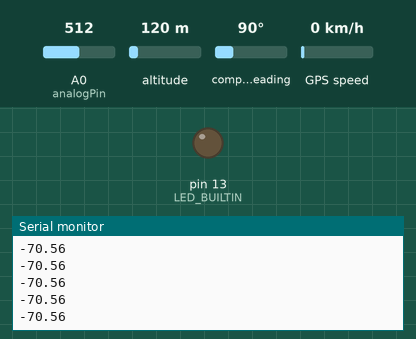
This sketch was run on a simulated Arduino Uno, built with avr-gcc and run on an emulated ATmega328P. On the bench: output pins drawn as LEDs (lit = HIGH), the last lines printed to the serial monitor. The inputs (shaded band) are chosen by the test bench; at power-on: A0 (analogPin) = 512, altitude 120 m, compass heading 90°, GPS speed 0 km/h. The GPS gets a fix after 3 s at 37.7749, -122.4194 with 8 satellites.

Above: at 1.2 s.
1.3 s: A0 (analogPin) set to 332
At 3.9 s:
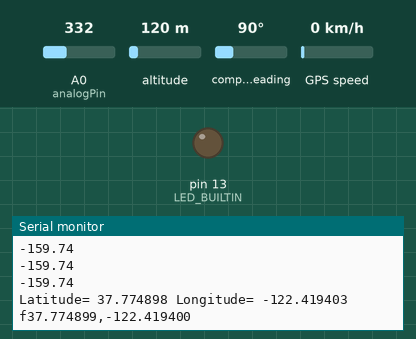
4.6 s: A0 (analogPin) set to 313
At 6.5 s:
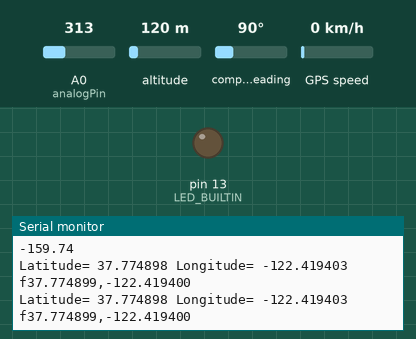
Timing chart, 0 to 8.0 s (numbered marks = the images above; inputs shaded):
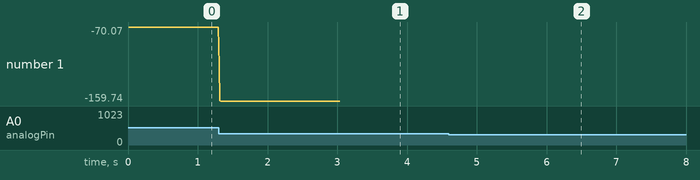

The sketch:

Arduino.ino
```cpp
#include <TinyGPS++.h>
#include <SoftwareSerial.h>

SoftwareSerial ArduinoUno(7,8); //Connection with ESP32

String out;
int analogPin = A0;
int readValue = 0;
float temperature = 0;
static const int RXPin = 3, TXPin = 4;
static const uint32_t GPSBaud = 9600;

// The TinyGPS++ object
TinyGPSPlus gps;

// The serial connection to the GPS device
SoftwareSerial ss(RXPin, TXPin);

void setup(){
  Serial.begin(9600);
  ArduinoUno.begin(115200);
  ss.begin(GPSBaud);
  pinMode(LED_BUILTIN, OUTPUT);
}

void loop(){

 for(int i = 0; i < 100; i++)
 readValue = readValue + analogRead(analogPin);

 readValue = readValue / 100;

 temperature = (readValue * 0.49);
 Serial.println(temperature);

  // This sketch displays information every time a new sentence is correctly encoded.
  while (ss.available() > 0){
    gps.encode(ss.read());
    if (gps.location.isUpdated()){
      // Latitude in degrees (double)
      Serial.print("Latitude= ");
      Serial.print(gps.location.lat(), 6);
      // Longitude in degrees (double)
      Serial.print(" Longitude= ");
      Serial.println(gps.location.lng(), 6);
    if(temperature>=70){
      digitalWrite(LED_BUILTIN, HIGH);
      out = String('t')+String(gps.location.lat(), 6)+String(',')+String(gps.location.lng(), 6);
    }
    else{
      digitalWrite(LED_BUILTIN, LOW);
      out = String('f')+String(gps.location.lat(), 6)+String(',')+String(gps.location.lng(), 6);
    }
    ArduinoUno.print(out);
    Serial.println(out);
    delay(2000);
  }
 }
}
```

Measured:
- after the input at 1.3 s, the serial monitor: prints a new line at once (image 1)
- plotted number 1: -70.56 → -159.74 after the input at 1.3 s
